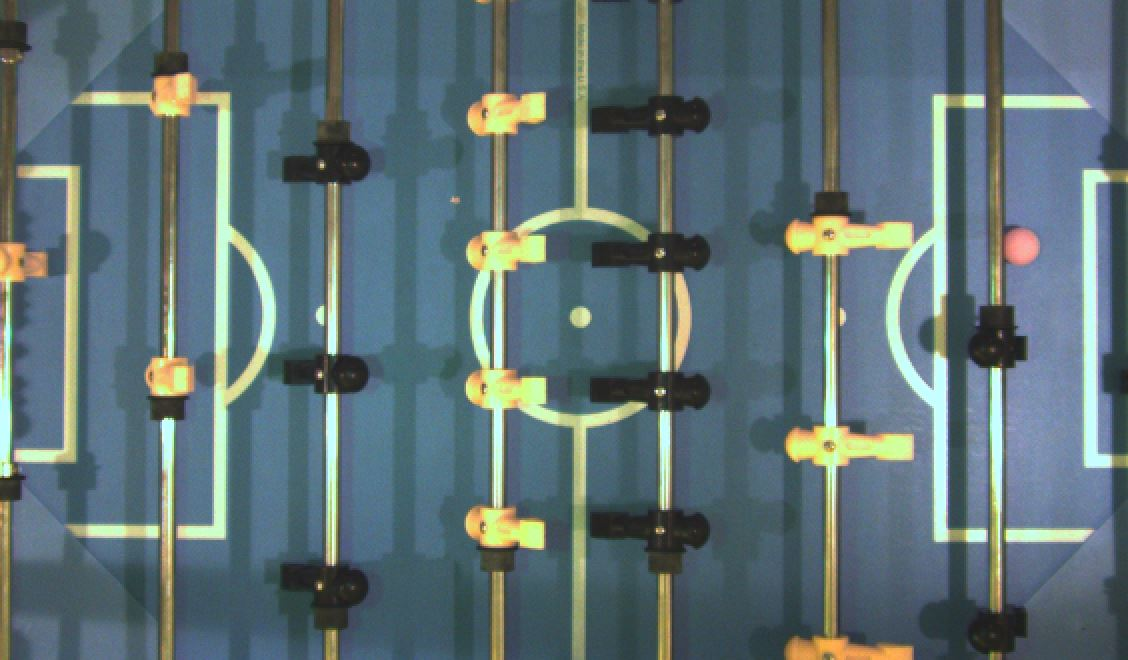
#> input picture masktests/colormatch14.JPG, 1128 x 660 px, found by its file name
$ python test.py
#> lines starting #> are read from the running program, lines starting #| are printed output that depends on the picture
import numpy as np
import cv2
import time
image = cv2.imread("masktests/colormatch14.JPG")
#> image is the input picture: shape (660, 1128, 3); mean B, G, R 118.3, 113.3, 94
print(image[0][0])
#| [65 79 67]
cv2.imshow("a", image)
cv2.waitKey(1000)
image = ~image
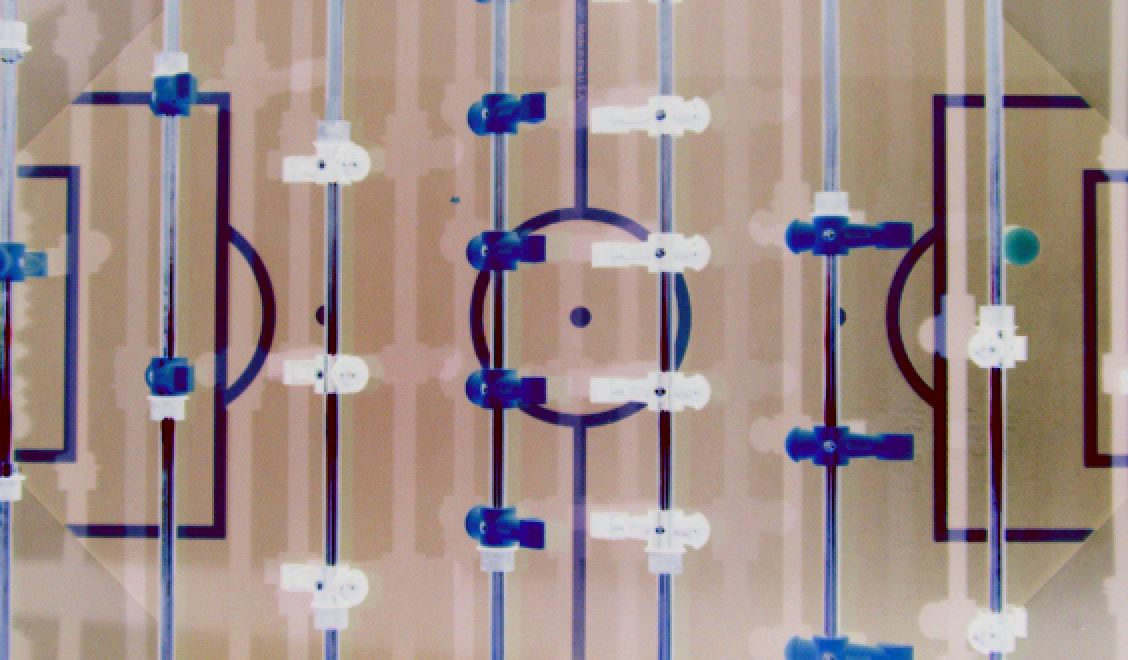
#> image: shape (660, 1128, 3); mean B, G, R 136.7, 141.7, 161
cv2.imshow("a", image)
cv2.waitKey(0)
print(image[0][0])
#| [190 176 188]
image = cv2.cvtColor(image,cv2.COLOR_BGR2HSV)
#> image: shape (660, 1128, 3); mean H, S, V 39.9, 70.7, 168.1
#image = ~image
"""
for i in range(len(image)):
    for j in range(len(image[i])):
        image[i][j][0]
"""
#print(image[0][0])
#cv2.imshow("test",image)

lower = np.array([52,47,98])

#lower = np.uint8([[[43,88,109]]])
lower = np.uint8([[lower]])
upper = np.uint8([[[94,255,217]]])


lowerred = ~cv2.cvtColor(lower,cv2.COLOR_HSV2BGR)
upperred = ~cv2.cvtColor(upper,cv2.COLOR_HSV2BGR)

lowerred = cv2.cvtColor(lowerred,cv2.COLOR_BGR2HSV)
upperred = cv2.cvtColor(upperred,cv2.COLOR_BGR2HSV)

print(type(lower))
print(type(upper))

print("mask1")
print(lowerred[0][0][0],lower[0][0][1],lower[0][0][2])
print(f"179, {upper[0][0][1]}, {upper[0][0][2]}")

print("mask2")
print(f"0, {lower[0][0][1]}, {lower[0][0][2]}")
print(upperred[0][0][0],upper[0][0][1],upper[0][0][2])
# [4 lines of commented-out code are left out]

$ run again, with masktests/colormatch1.jpg copied over masktests/colormatch14.JPG
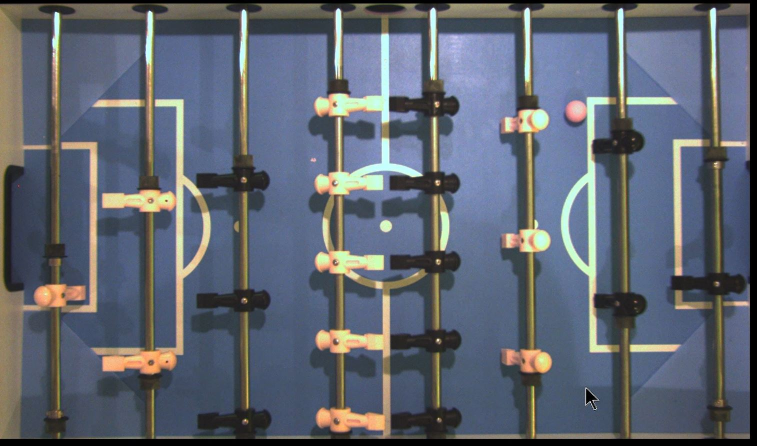
#> input picture masktests/colormatch1.jpg, 1513 x 891 px, found by its file name (shown at 1/2 size)
#> image is the input picture: shape (891, 1513, 3); mean B, G, R 112.8, 101.4, 95
#| [0 0 3]
#> `image = ~image`:
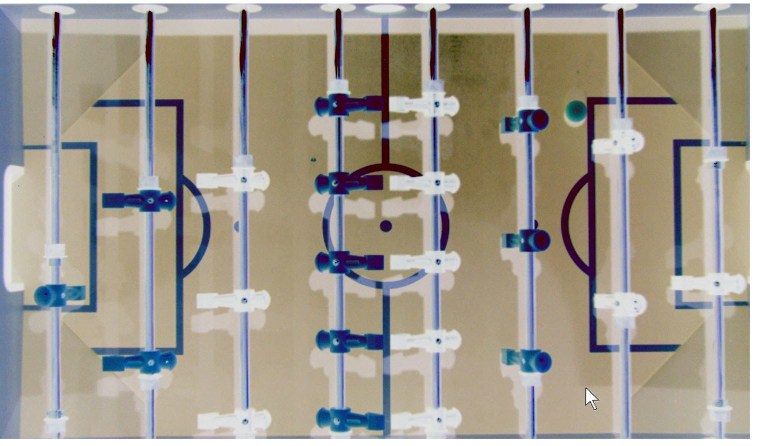
#> image: shape (891, 1513, 3) (shown at 1/2 size); mean B, G, R 142.2, 153.6, 160
#| [255 255 252]

$ run again, with masktests/colormatch10.jpg copied over masktests/colormatch14.JPG
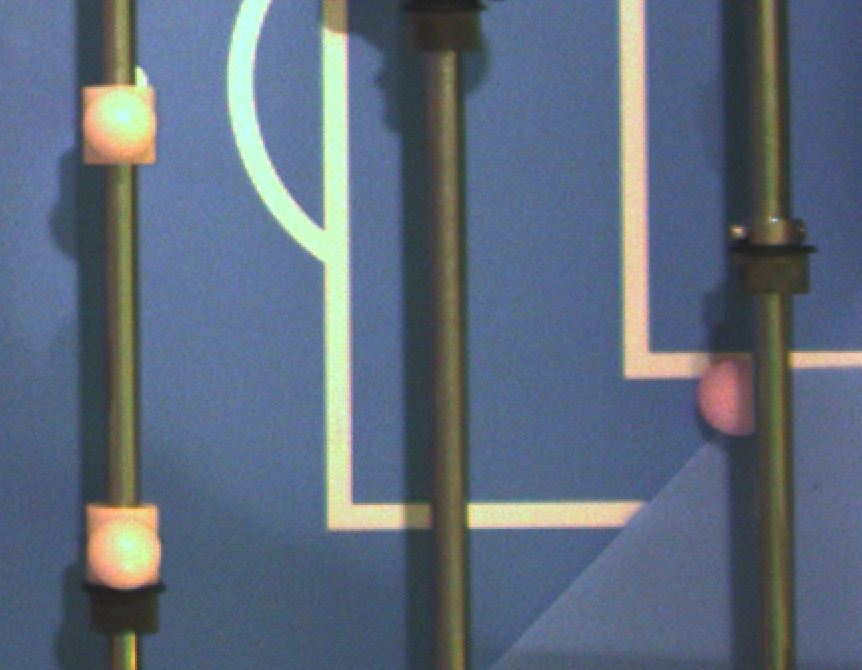
#> input picture masktests/colormatch10.jpg, 862 x 670 px, found by its file name
#> image is the input picture: shape (670, 862, 3); mean B, G, R 124.8, 107, 94.6
#| [158 119 104]
#> `image = ~image`:
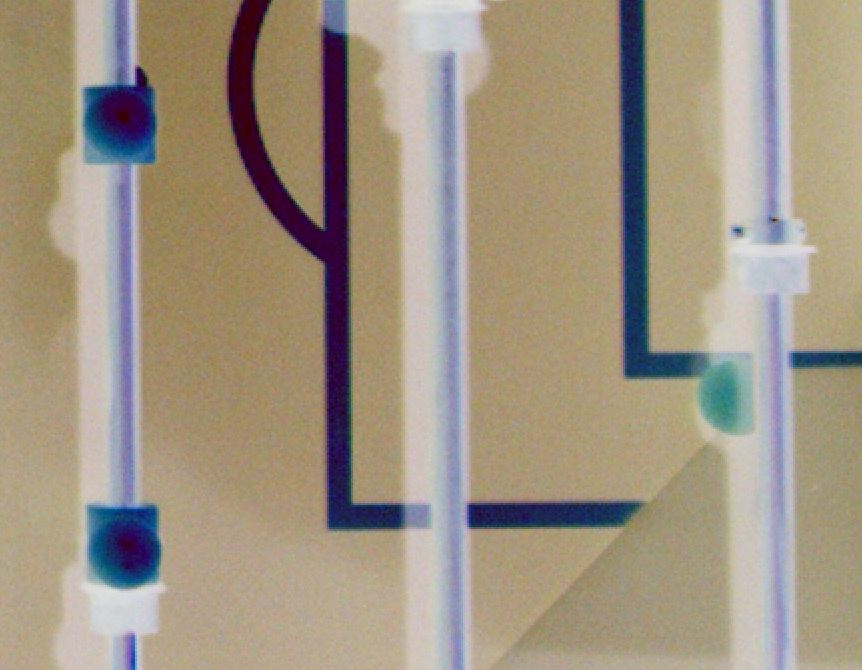
#> image: shape (670, 862, 3); mean B, G, R 130.2, 148, 160.4
#| [ 97 136 151]

$ run again, with masktests/colormatch11.JPG copied over masktests/colormatch14.JPG
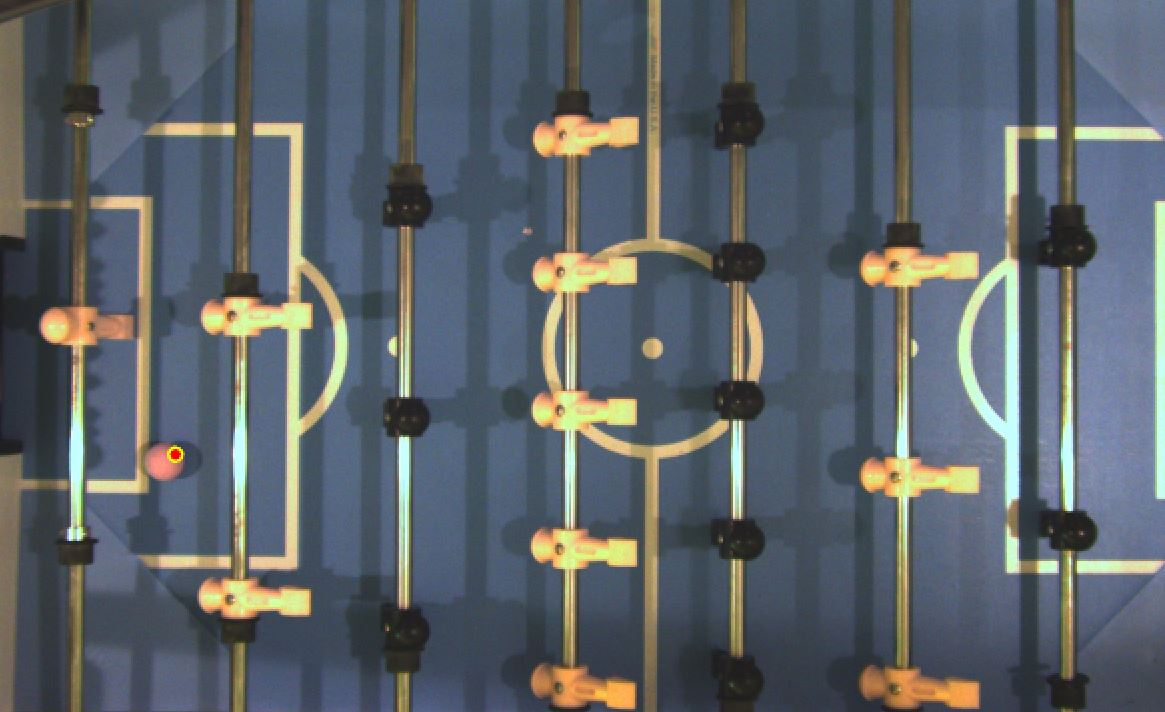
#> input picture masktests/colormatch11.JPG, 1165 x 712 px, found by its file name
#> image is the input picture: shape (712, 1165, 3); mean B, G, R 105.5, 99.3, 91.9
#| [43 51 58]
#> `image = ~image`:
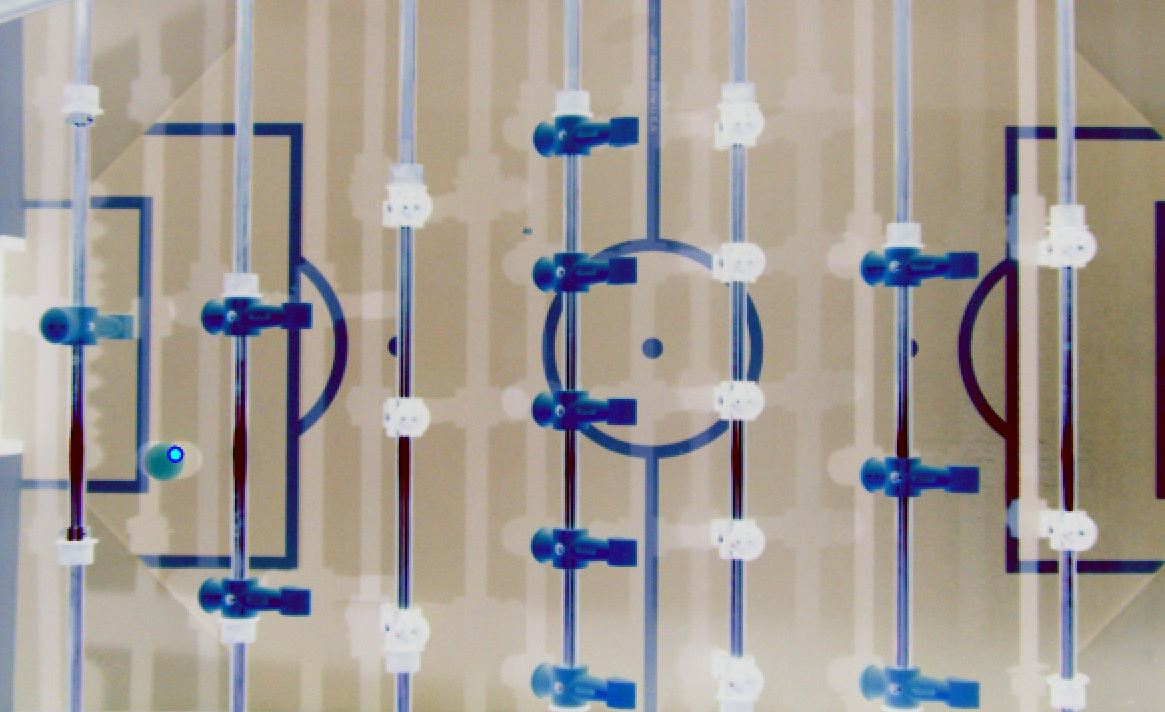
#> image: shape (712, 1165, 3); mean B, G, R 149.5, 155.7, 163.1
#| [212 204 197]
